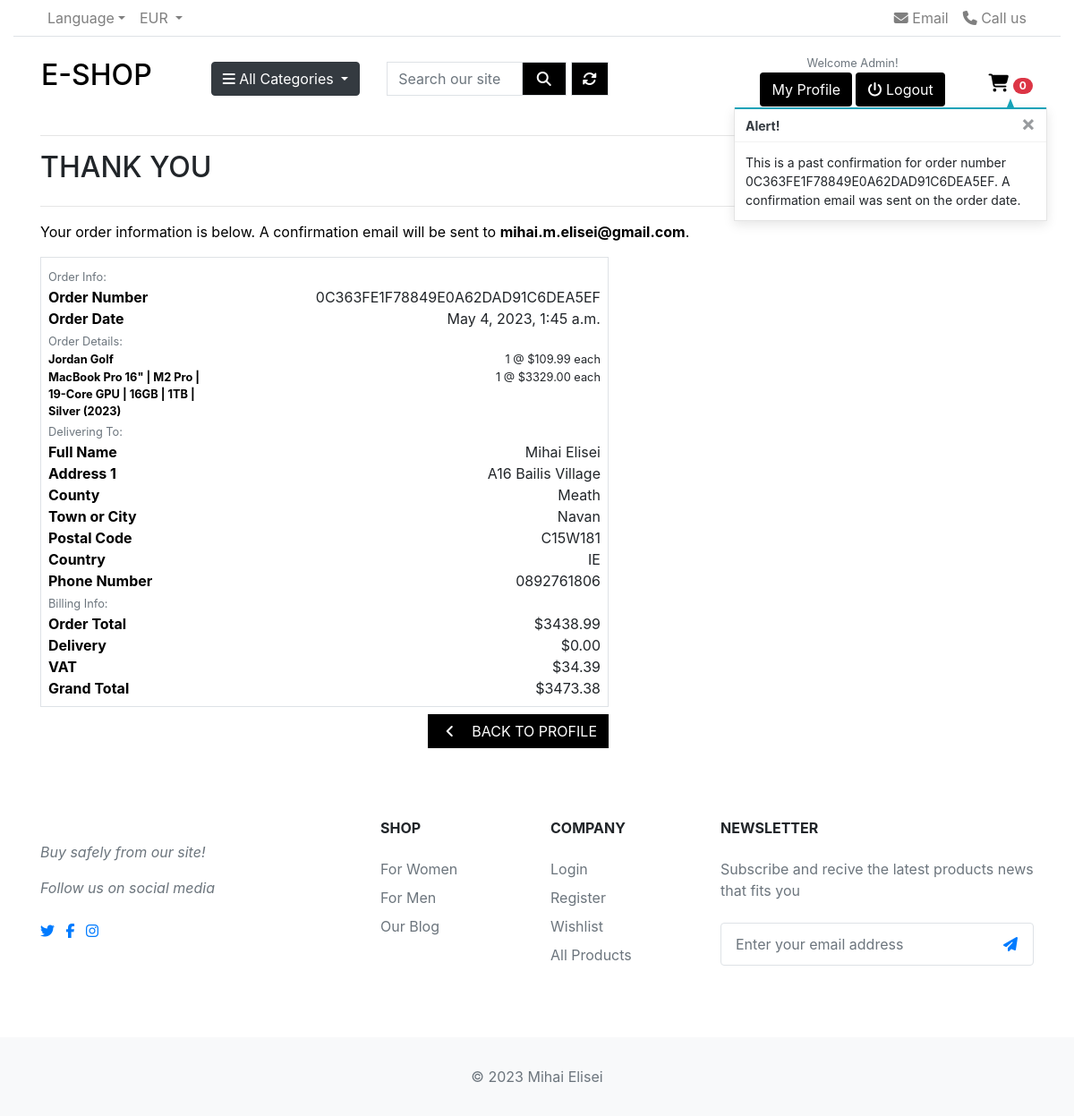
/profile/order_history/0C363FE1F78849E0A62DAD91C6DEA5EF (signed in), run on an earlier commit of the app's database.
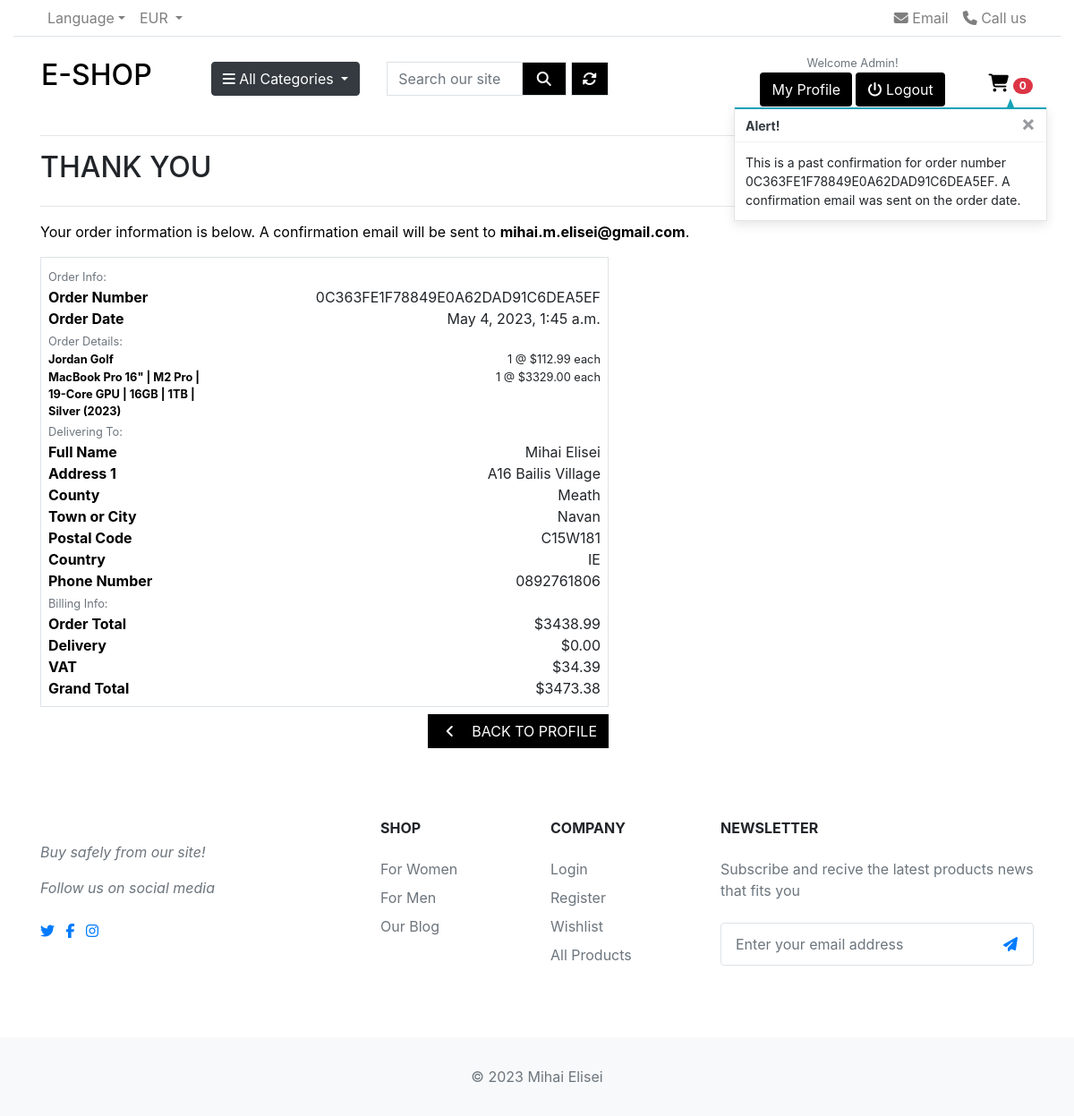
And on a later commit of the database.
### checkout/models.py (models this page shows, shortened)
class OrderLineItem(models.Model):
    order = models.ForeignKey(Order, null=False, blank=False,
                              on_delete=models.CASCADE,
                              related_name='lineitems')
    product = models.ForeignKey(Product, null=False, blank=False,
                                on_delete=models.CASCADE)
    product_variation = models.CharField(max_length=100, null=True,
                                         blank=True)
    quantity = models.IntegerField(null=False, blank=False, default=0)
    lineitem_total = models.DecimalField(max_digits=6, decimal_places=2,
                                         null=False, blank=False,
                                         editable=False)

### products/models.py (models this page shows, shortened)
class Product(models.Model):
    category = models.ForeignKey('Category', null=True, blank=True,
                                 on_delete=models.SET_NULL)
    name = models.CharField(max_length=254, unique=True)
    slug = models.SlugField(max_length=254, unique=True)
    description = models.TextField()
    stock = models.IntegerField()
    is_available = models.BooleanField(default=True)
    price = models.DecimalField(max_digits=8, decimal_places=2)
    rating = models.DecimalField(max_digits=6, decimal_places=2, null=True,
                                 blank=True)
    image_url = models.URLField(max_length=1024, null=True, blank=True)
    image = models.ImageField(null=True, blank=True)
    created_date = models.DateTimeField(auto_now_add=True)
    updated_date = models.DateTimeField(auto_now=True)

### profiles/views.py (the view)
# urls.py: path('order_history/<order_number>',
@login_required
def order_history(request, order_number):
    order = get_object_or_404(Order, order_number=order_number)
    messages.info(request, (
        f'This is a past confirmation for order number {order_number}. '
        'A confirmation email was sent on the order date.'
    ))
    template = 'checkout/checkout_success.html'
    context = {
        'order': order,
        'from_profile': True,
    }
    return render(request, template, context)

### cart/contexts.py (called while the page is built)
def counter(request):
    cart_count = 0
    if 'admin' in request.path:
        return {}
    else:
        try:
            cart = Cart.objects.filter(cart_id=_cart_id(request))
            cart_items = CartItem.objects.all().filter(cart=cart[:1])
            for cart_item in cart_items:
                cart_count += cart_item.quantity
        except Cart.DoesNotExist:
            cart_count = 0
    return dict(cart_count=cart_count)

### cart/views.py (called while the page is built)
def _cart_id(request):
    cart = request.session.session_key  # Get the session id
    if not cart:
        cart = request.session.create()
    return cart

### products/contexts.py (called while the page is built)
def category_links(request):
    categories = Category.objects.all()
    return dict(categories=categories)

### products/models.py (called while the page is built)
    def get_url(self):
        return reverse('products_by_category', args=[self.slug])

### checkout/templates/checkout/checkout_success.html (shortened to what the changed rows need)
{% extends "base.html" %}
{% load static %}
{% block extra_css %}
<link rel="stylesheet" href="{% static 'checkout/css/checkout.css' %}">
{% endblock %}
{% block content %}
<div class="container">
    <div class="row">
        <div class="col">
            <h2 class="logo-font mb-4">Thank You</h2>
        </div>
    </div>
    <div class="row">
        <div class="col-12 col-lg-7">
            <div class="order-confirmation-wrapper p-2 border">
                {% for item in order.lineitems.all %}
                <div class="row">
                    <div class="col-12 col-md-4">
                        <p class="small mb-0 text-black font-weight-bold">
                            {{ item.product.name }}
                        </p>
                    </div>
                    <div class="col-12 col-md-8 text-md-right">
                        <p class="small mb-0">{{ item.quantity }} @ ${{ item.product.price }} each</p>
                    </div>
                </div>
                {% endfor %}
            </div>
        </div>
    </div>
</div>
{% endblock %}

What changed in the data, as far as the page shows it:
changed through a linked row, OrderLineItem "Jordan Golf": product.price "109.99" → "112.99"
